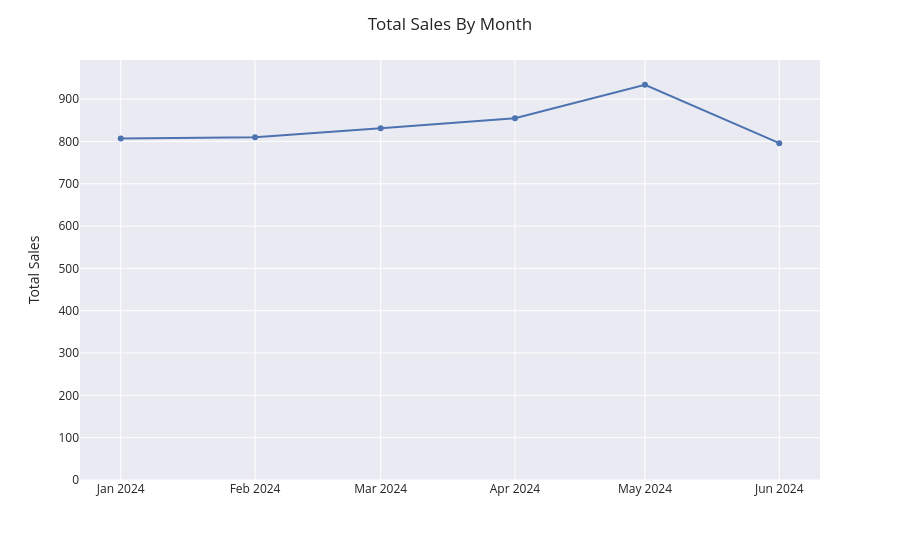

Write notebook code for a chart like this one.
### Code cell
fig = my_line_chart(
    data=monthly_sales,
    x="month",
    y="sales",
    title="Total Sales by Month",
    x_title="",
    y_title="Total Sales",
    markers=True
)

fig.show()

### Figure 1 — Plotly figure (JSON) as saved in the notebook; plotly's stock layout.template omitted (floating-point values rounded to 4 significant figures)
{"data": [{"hovertemplate": "month=%{x}<br>sales=%{y}<extra></extra>", "legendgroup": "", "line": {"color": "rgb(76,114,176)", "dash": "solid"}, "marker": {"symbol": "circle"}, "mode": "lines+markers", "name": "", "orientation": "v", "showlegend": false, "type": "scatter", "x": ["2024-01-01T00:00:00.000000", "2024-02-01T00:00:00.000000", "2024-03-01T00:00:00.000000", "2024-04-01T00:00:00.000000", "2024-05-01T00:00:00.000000", "2024-06-01T00:00:00.000000"], "xaxis": "x", "y": [807, 810, 831, 855, 934, 796], "yaxis": "y"}], "layout": {"legend": {"tracegroupgap": 0}, "margin": {"t": 60}, "title": {"text": "Total Sales By Month"}, "xaxis": {"anchor": "y", "domain": [0, 1], "title": {"text": ""}}, "yaxis": {"anchor": "x", "domain": [0, 1], "rangemode": "tozero", "title": {"text": "Total Sales"}}}}
